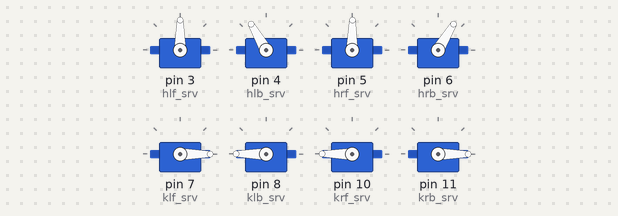
Recording of a sketch running on a simulated Arduino Uno, built with avr-gcc and run on an emulated ATmega328P. Shown: 8 × servo.

Above: at 0.05 s.
At 0.2 s:
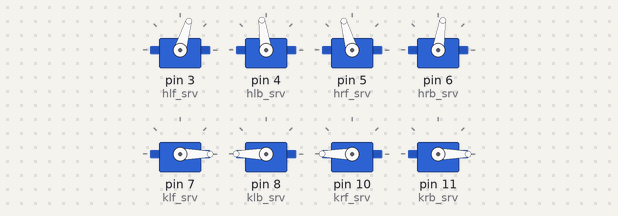
At 0.35 s:
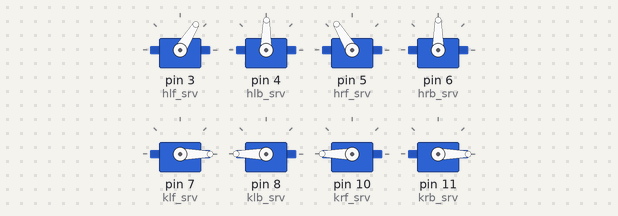
At 0.5 s:
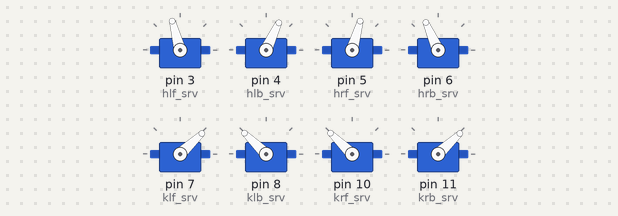
At 0.65 s:
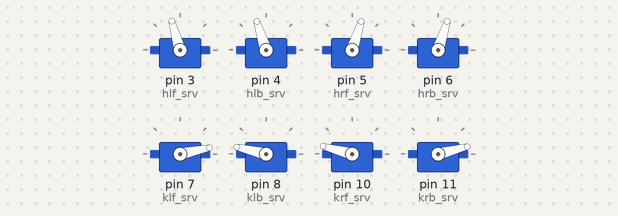
Timing chart, 0 to 3.0 s (numbered marks = the images above):
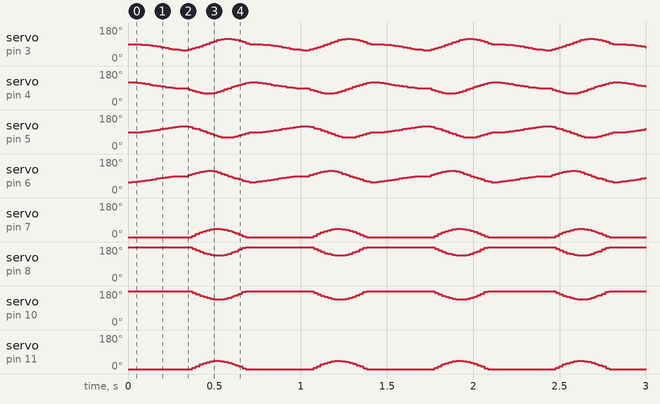

The sketch:

QDPD_ALL_legs_v5.ino
```cpp
#include <Servo.h>
#include <math.h>

#define f 10.5    //femur length in cm
#define t 13      //tibia length in cm
#define pi 3.14159265

Servo hlf_srv;
Servo hlb_srv;
Servo hrf_srv;
Servo hrb_srv;

Servo klf_srv;
Servo klb_srv;
Servo krf_srv;
Servo krb_srv;

float height = -17.5;   //height of bot from ground- a negative quantity
float values1[4];
float values2[4];
float values3[4];
float values4[4];
float Ax=5 ,Ay=8 , steps=4;
/* amplitude along x
 * amplitude along y
 * steps means speed or the step it will take in every iteration
 */

void setup()
{
  hlf_srv.attach(3);
  hlb_srv.attach(4);
  hrf_srv.attach(5);
  hrb_srv.attach(6);

  klf_srv.attach(7);
  klb_srv.attach(8);
  krf_srv.attach(10);
  krb_srv.attach(11);

  Serial.begin(9600);
}
//_________________________________________________________________________________________________________________________________
float* legcontrol2(float* values, float phase)
{
  static float i=-157, j=0, flagx=1, flagy=1;
  float x,y,h,k;

  if(flagx)
  {
    i+=steps;

    x=i/100;
    h=Ax*sin(x+phase); //_________________________

    k= height + 0;
//.............................
///    Serial.print("x -> ");
///    Serial.print(h);
///    Serial.print(" y -> ");
///    Serial.println(k);
//.............................

    if(i>157)
      flagx=0;
  }

  else if(!flagx)
  {
    i-=steps;

    x=i/100;
    h=Ax*sin(x+phase); //___________________________

//............................
///    Serial.print("x -> ");
///    Serial.print(h);
//............................

    if(i<-157) //--------left value not decreased
      flagx=1;

    k= height + (Ay*sqrt(1-(h*h/(Ax*Ax) ))); // error due to root of negative quantity
//.............................
///    Serial.print(" y -> ");
///    Serial.println(k);
//.............................

  }
  values[0]=h;
  values[1]=k;
}
//____________________________________________________________________________________________________________________________________
float* legcontrol1(float* values, float phase)
{
  static float i= +157, j=0, flagx=1, flagy=1;
  float x,y,h,k;

  if(flagx)
  {
    i-=steps;

    x=i/100;
    h=Ax*sin(x+phase); //_________________________

    k= height + 0;
//.............................
///    Serial.print("x -> ");
///    Serial.print(h);
///    Serial.print(" y -> ");
///    Serial.println(k);
//.............................

    if(i<-157)
      flagx=0;
  }

  else if(!flagx)
  {
    i+=steps;

    x=i/100;
    h=Ax*sin(x+phase); //___________________________

//............................
///    Serial.print("x -> ");
///    Serial.print(h);
//............................

    if(i>157) //--------left value not decreased
      flagx=1;

    k= height + (Ay*sqrt(1-(h*h/(Ax*Ax) ))); // error due to root of negative quantity
//.............................
///    Serial.print(" y -> ");
///    Serial.println(k);
//.............................

  }
  values[0]=h;
  values[1]=k;
}
//_______________________________________________________________________________________________________________________________
float* legcontrol4(float* values, float phase)
{
  static float i=-157, j=0, flagx=1, flagy=1;
  float x,y,h,k;

  if(flagx)
  {
    i+=4;

    x=i/100;
    h=Ax*sin(x+phase); //_________________________

    k= height + 0;
//.............................
///    Serial.print("x -> ");
///    Serial.print(h);
///    Serial.print(" y -> ");
///    Serial.println(k);
//.............................

    if(i>157)
      flagx=0;
  }

  else if(!flagx)
  {
    i-=4;

    x=i/100;
    h=Ax*sin(x+phase); //___________________________

//............................
///    Serial.print("x -> ");
///    Serial.print(h);
//............................

    if(i<-157) //--------left value not decreased
      flagx=1;

    k= height + (Ay*sqrt(1-(h*h/(Ax*Ax) ))); // error due to root of negative quantity
//.............................
///    Serial.print(" y -> ");
///    Serial.println(k);
//.............................

  }
  values[0]=h;
  values[1]=k;
}
//_________________________________________________________________________________________________________________________________
float* legcontrol3(float* values, float phase)
{
  static float i= +157, j=0, flagx=1, flagy=1;
  float x,y,h,k;

  if(flagx)
  {
    i-=steps;

    x=i/100;
    h=Ax*sin(x+phase); //_________________________

    k= height + 0;
//.............................
///    Serial.print("x -> ");
///    Serial.print(h);
///    Serial.print(" y -> ");
///    Serial.println(k);
//.............................

    if(i<-157)
      flagx=0;
  }

  else if(!flagx)
  {
    i+=steps;

    x=i/100;
    h=Ax*sin(x+phase); //___________________________

//............................
///    Serial.print("x -> ");
///    Serial.print(h);
//............................

    if(i>157) //--------left value not decreased
      flagx=1;

    k= height + (Ay*sqrt(1-(h*h/(Ax*Ax) ))); // error due to root of negative quantity
//.............................
///    Serial.print(" y -> ");
///    Serial.println(k);
//.............................

  }
  values[0]=h;
  values[1]=k;
}

//--------------------------------------------------------------------

float* find_angles (float* values)
{
  float h,k,a,b,D,perpendicular,base,alpha; //removed- ratio

  h=values[0];
  k=values[1];

  a=((h*h)+(k*k)+(f*f)-(t*t))/2;
  b=(h*h)+(k*k);    //always non-zero
  D=(4*h*h*a*a)-(4*b*((a*a)-(f*f*k*k)));

  base=((2*h*a)-sqrt(D))/(2*b);

  perpendicular=(-(h*base/k))+(a/k);    //there can be singularity at k=0

  if(k==0)        // condition check for k, bcoz k=0 in denominator
  {
    k=-0.0001;
    perpendicular=(-(h*base/k))+(a/k);
    k=values[1];
  }

  alpha=(atan2((-perpendicular),(-base)))*180/pi;

  values[2]=alpha;

/*-----------alpha calculations done----------*/

  float x,y;

  x=values[0];
  y=values[1];

  float thetaprime,hyp,theta1,sine_beta,beta,cos_beta;

//  old thought process removed from here
//  only cosine rule is being applied
//  beta dependent only on x,y coordinates

  hyp=sqrt((x*x)+(y*y));
  cos_beta=((f*f)+(t*t)-(hyp*hyp))/(2*f*t);
  beta=(acos(cos_beta))*180/pi;

  values[3]=beta;

/*-----------beta calculations done-----------*/

  return values;
}

void horsewalk(float* values1, float* values2, float* values3, float* values4)
{
//#1 lb---------------------------------------------------------------------------------------------------
  legcontrol1(values1,0);
  find_angles(values1);
//................................
//  Serial.print("alpha : ");
//  Serial.println((values1[2]));
//  Serial.print("beta : ");
//  Serial.println(values1[3]);
//..............................
//  delay(5);     // delay should not be here, it should be common at the end for each iteration
  hlb_srv.write((values1[2]+60));
  klb_srv.write(values1[3]+90);  //knee angle needs to be shifted by 90 always

//#2 lf---------------------------------------------------------------------------------------------------
  legcontrol2(values2,0);
  find_angles(values2);
  hlf_srv.write( 180-(values2[2]+60) );
  klf_srv.write( 180-(values2[3]+90) );

//#3 rb---------------------------------------------------------------------------------------------------
  legcontrol3(values3,0);
  find_angles(values3);
//................................
//  Serial.print("alpha : ");
//  Serial.println((values3[2]));
//  Serial.print("beta : ");
//  Serial.println(values3[3]);
//................................
  hrb_srv.write( 180-(values3[2]+60) );
  krb_srv.write( 180-(values3[3]+90) );

//#4 rf---------------------------------------------------------------------------------------------------
  legcontrol4(values4,0);
  find_angles(values4);

  hrf_srv.write(values4[2]+60);
  krf_srv.write(values4[3]+90);

//  delay(1);

}


void loop()
{
  horsewalk(values1, values2, values3, values4);
}
```
